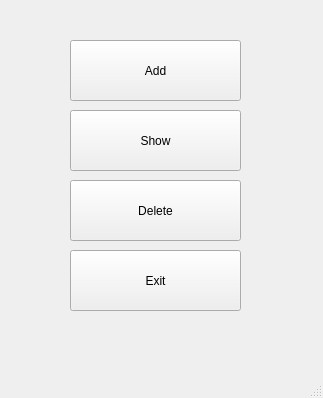
<?xml version="1.0" encoding="UTF-8"?>
<ui version="4.0">
 <class>MainWindow</class>
 <widget class="QMainWindow" name="MainWindow">
  <property name="geometry">
   <rect>
    <x>0</x>
    <y>0</y>
    <width>323</width>
    <height>398</height>
   </rect>
  </property>
  <property name="windowTitle">
   <string>MainWindow</string>
  </property>
  <widget class="QWidget" name="centralwidget">
   <widget class="QPushButton" name="addteacher">
    <property name="geometry">
     <rect>
      <x>70</x>
      <y>40</y>
      <width>171</width>
      <height>61</height>
     </rect>
    </property>
    <property name="text">
     <string>Add</string>
    </property>
   </widget>
   <widget class="QPushButton" name="delteacher">
    <property name="geometry">
     <rect>
      <x>70</x>
      <y>180</y>
      <width>171</width>
      <height>61</height>
     </rect>
    </property>
    <property name="text">
     <string>Delete</string>
    </property>
   </widget>
   <widget class="QPushButton" name="showteacher">
    <property name="geometry">
     <rect>
      <x>70</x>
      <y>110</y>
      <width>171</width>
      <height>61</height>
     </rect>
    </property>
    <property name="text">
     <string>Show</string>
    </property>
   </widget>
   <widget class="QPushButton" name="exit">
    <property name="geometry">
     <rect>
      <x>70</x>
      <y>250</y>
      <width>171</width>
      <height>61</height>
     </rect>
    </property>
    <property name="text">
     <string>Exit</string>
    </property>
   </widget>
  </widget>
  <widget class="QMenuBar" name="menubar">
   <property name="geometry">
    <rect>
     <x>0</x>
     <y>0</y>
     <width>323</width>
     <height>24</height>
    </rect>
   </property>
  </widget>
  <widget class="QStatusBar" name="statusbar"/>
 </widget>
 <resources/>
 <connections/>
</ui>
